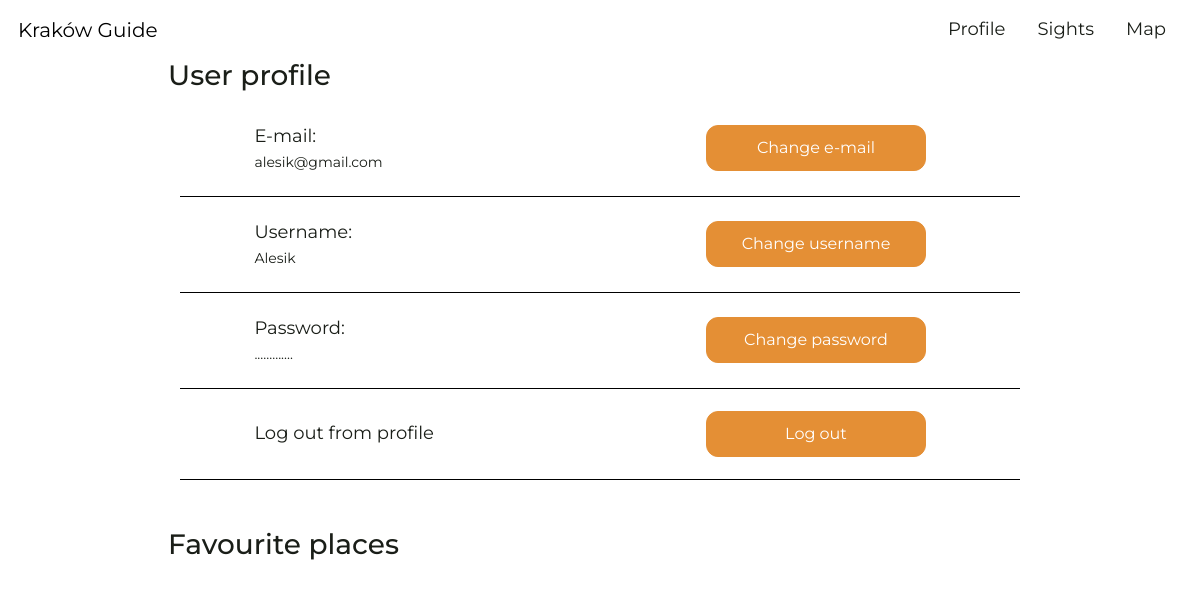
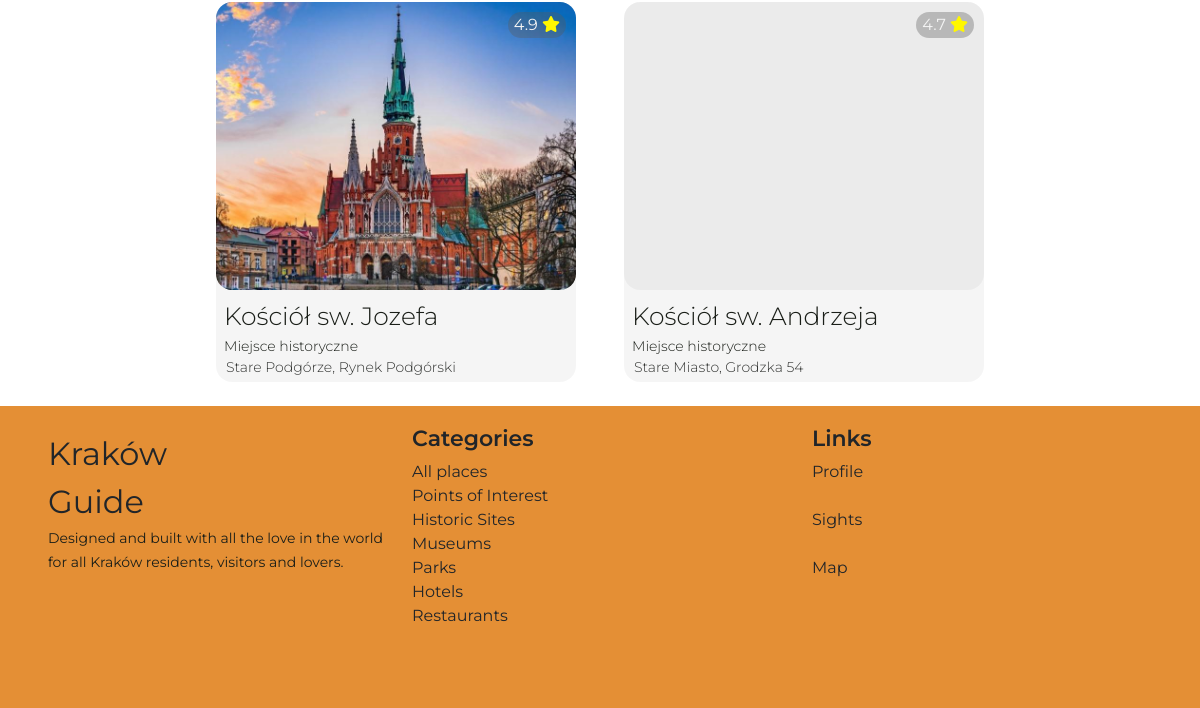
Page /profile (signed in) on the earlier database version (2 pictures, top to bottom).
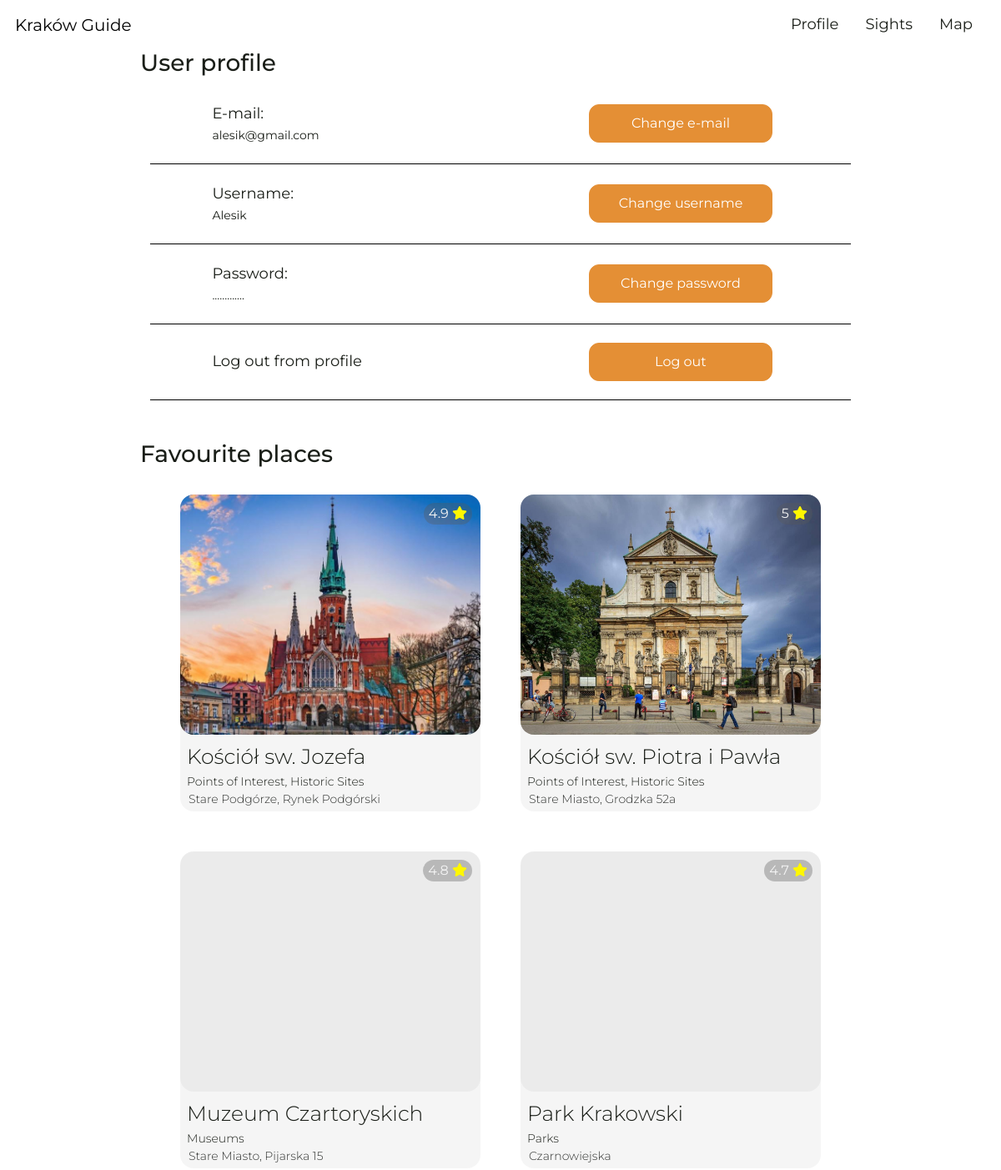
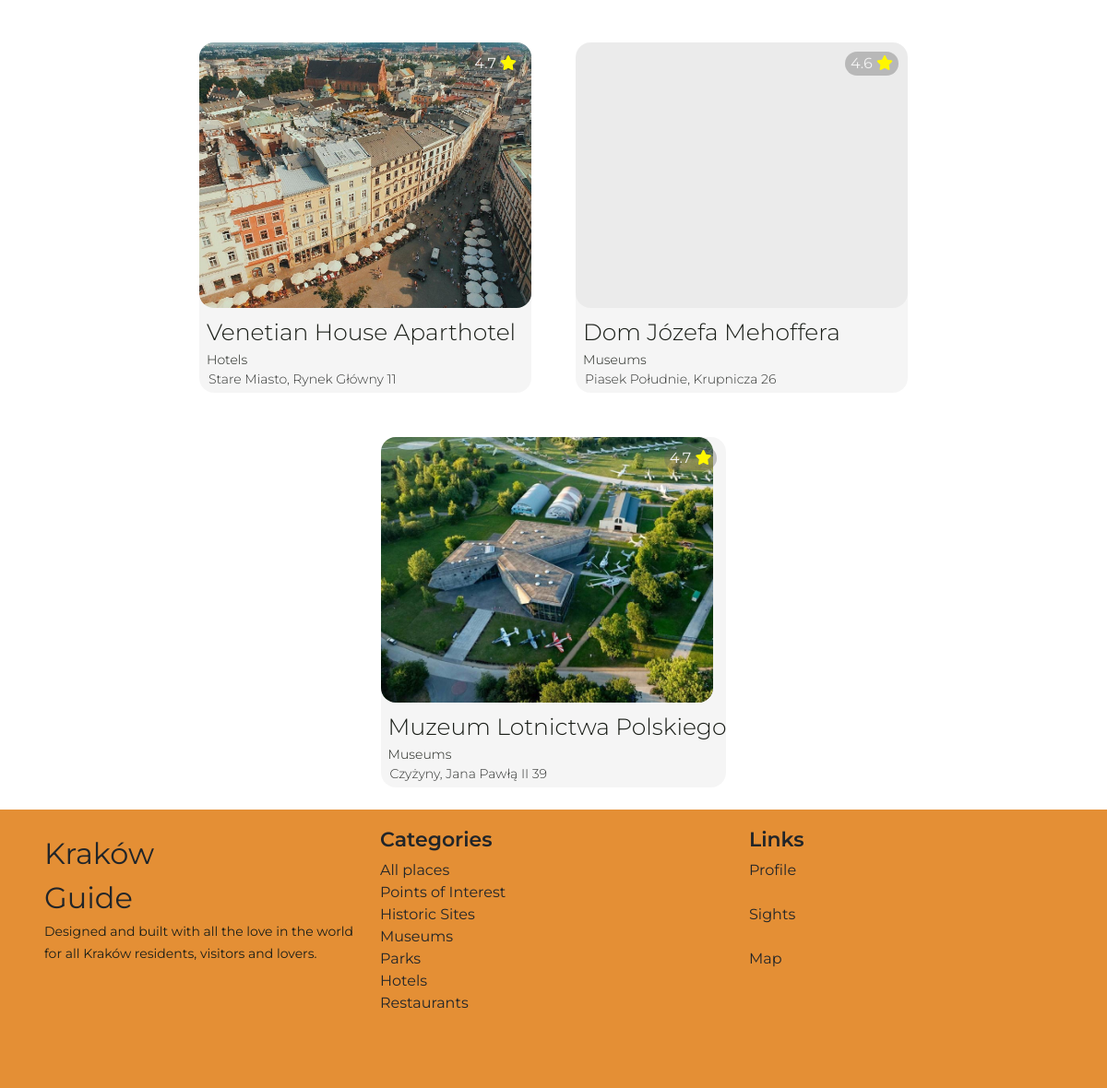
Same page on the later database version (2 pictures, top to bottom).
### tables this page shows
CREATE TABLE users (id INTEGER PRIMARY KEY AUTOINCREMENT NOT NULL, username TEXT NOT NULL, email TEXT NOT NULL, hash TEXT NOT NULL);

CREATE TABLE sights (sight_id INTEGER PRIMARY KEY AUTOINCREMENT NOT NULL, name TEXT NOT NULL, address TEXT, mark NUMERIC, categories TEXT, photos TEXT, description TEXT);

### app.py (the view)
@app.route("/profile")
@login_required
def profile():
    user = query_db("SELECT id, username, email FROM users WHERE id = ?", (session["user_id"],))
    if user == []:
        return apology("Looks like you don't have permission", 400)
    favourites = query_db("SELECT sight_id FROM favourites WHERE user_id = ?",
                 (session["user_id"],))
    list = []
    if favourites == []:
        sights = []
    else:
        for favourite in favourites:
            list.append(int(favourite[0]))
    sights = query_db("SELECT * FROM sights WHERE sight_id IN (SELECT sight_id FROM favourites WHERE user_id = ?)",
             (session["user_id"],))
    return render_template("profile.html", user=user[0], sights=sights, favourites=list)

### app.py (called while the page is built)
def get_db():
    db = getattr(g, '_database', None)
    if db is None:
        db = g._database = sqlite3.connect(DATABASE)
    return db

@app.teardown_appcontext
def close_connection(exception):
    db = getattr(g, '_database', None)
    if db is not None:
        db.close()

def query_db(query, args=(), one=False):
    cur = get_db().execute(query, args)
    rv = cur.fetchall()
    cur.close()
    return (rv[0] if rv else None) if one else rv

@app.after_request
def after_request(response):
    response.headers["Cache-Control"] = "no-cache, no-store, must-revalidate"
    response.headers["Expires"] = 0
    response.headers["Pragma"] = "no-cache"
    return response

### helpers.py (called while the page is built)
def login_required(f):
    @wraps(f)
    def decorated_function(*args, **kwargs):
        if session.get("user_id") is None:
            return redirect("/login")
        return f(*args, **kwargs)
    return decorated_function

### templates/profile.html (shortened to what this page needs)
{% extends "layout.html" %}
{% block main %}
    <section class="profile">
        <h3>User profile</h3>
        <div class="profile_line container-xl">
            <div class="row">
                <div class="col-sm-6 col">
                    <p>E-mail:</p>
                    <span>{{ user[2] }}</span>
                </div>
                <div class="col-sm-6 mt-3 mt-md-0">
                    <button class="btn" data-bs-toggle="modal" data-bs-target="#emailChangeModal">Change e-mail</button>
                </div>
            </div>
        </div>
        <div class="profile_line container-xl">
            <div class="row">
                <div class="col-sm-6 col">
                    <p>Username:</p>
                    <span>{{ user[1] }}</span>
                </div>
                <div class="col-sm-6 mt-3 mt-md-0">
                    <button class="btn" data-bs-toggle="modal" data-bs-target="#usernameChangeModal">Change username</button>
                </div>
            </div>
        </div>
        <div class="profile_line container-lg">
            <div class="row">
                <div class="col-sm-6 col">
                    <div>
                        <p>Password:</p>
                        <span>.............</span>
                    </div>
                </div>
                <div class="col-sm-6 mt-3 mt-md-0">
                    <button class="btn" data-bs-toggle="modal" data-bs-target="#passwordChangeModal">Change password</button>
                </div>
            </div>
        </div>
        <div class="profile_line container-md">
            <div class="row">
                <div class="col-sm-6 col">
                    <p>Log out from profile</p>
                </div>
                <div class="col-sm-6 mt-3 mt-md-0">
                    <form action="/logout" method="get">
                        <button class="btn" type="submit" autocomplete="off">Log out</button>
                    </form>
                </div>
            </div>
        </div>
    </section>
    <section class="pt-5">
        <h3 class="profile-favourites">
            Favourite places
        </h3>
        <div class="container-fluid">
            <div class="row row-cols-auto justify-content-center">
                {% for sight in sights%}
                <div class="card p-0 m-4">
                    <div class="card_image" style="background-image: url('./static/sights/{{ sight[0] }}.jpg');"></div>
                    <div class="card_name ps-2 pt-2">{{ sight[1] }}</div>
                    <a href="/card/{{ sight[0] }}" class="stretched-button stretched-link ps-2" type="submit">{{ sight[4] }}</a>
                    <p class="location">{{ sight[2] }}</p>
                    <form action="/favourite" method="post">
                        <button class="stretched-link favourite" type="submit" autocomplete="off" >
                            {{ sight[3] }}
                            {% if sight[0] in favourites %}
                            <i class="fa-solid fa-star favourited"></i>
                            {% else %}
                            <i class="fa-solid fa-star"></i>
                            {% endif %}
                        </button>
                    </form>
                </div>
                {% endfor %}
            </div>
        </div>
    </section>
{% endblock %}

### templates/layout.html (shortened to what this page needs)
<!DOCTYPE html>
<html lang="en">
    <head>
        <link href="https://cdn.jsdelivr.net/npm/bootstrap@5.3.3/dist/css/bootstrap.min.css" rel="stylesheet">
        <link href="/static/styles.css" rel="stylesheet">
    </head>
    <body>
        <nav id="navbar-brand" class="navbar navbar-expand-md navbar-light sticky-top py-2">
            <div class="container-fluid p-0">
                <a class="navbar-brand" href="/">Kraków Guide</a>
                <div class="collapse navbar-collapse justify-content-end" id="navbar">
                    <ul class="navbar-nav">
                        {% if session["user_id"] %}
                        <li class="nav-item"><a class="nav-link px-3" href="/profile">Profile</a></li>
                        {% endif %}
                        <li class="nav-item"><a class="nav-link px-3" href="{{ url_for('category', name='all-places') }}">Sights</a></li>
                        <li class="nav-item"><a class="nav-link px-3" id="map-link" disabled href="#" tabindex="-1" aria-disabled="true">Map</a></li>
                    </ul>
                </div>
            </div>
        </nav>
        <main class="container-fluid m-auto text-center">
            {% block main %}{% endblock %}
        </main>
        <footer class="container-fluid">
            <div class="row">
                <div class="col-12 col-md-4 title-footer ps-sm-1 ps-xl-5 pt-md-4 pt-2">
                    <a href="/">Kraków<br>Guide</a>
                    <br>
                    <span>Designed and built with all the love in the world for all Kraków residents, visitors and lovers.</span>
                </div>
                <div class="col-12 col-sm-6 col-md-4 pt-3 categories-footer">
                    <p>Categories</p>
                    <a href="{{ url_for('category', name='all-places') }}" class="category-link">All places</a><br>
                    <a href="{{ url_for('category', name='points-of-interest') }}" class="category-link">Points of Interest</a><br>
                    <a href="{{ url_for('category', name='historic-sites') }}" class="category-link">Historic Sites</a><br>
                    <a href="{{ url_for('category', name='museums') }}" class="category-link">Museums</a><br>
                    <a href="{{ url_for('category', name='parks') }}" class="category-link">Parks</a><br>
                    <a href="{{ url_for('category', name='hotels') }}" class="category-link">Hotels</a><br>
                    <a href="{{ url_for('category', name='restaurants') }}" class="category-link">Restaurants</a>
                </div>
                <div class=" col-12 col-sm-6 col-md-4 pt-3 about-footer">
                    <p>Links</p>
                    {% if session["user_id"] %}
                    <a class="nav-link m-0" href="/profile">Profile</a><br>
                    {% endif %}
                    <a class="nav-link m-0" href="#">Sights</a><br>
                    <a class="nav-link m-0" id="disabled" href="#">Map</a><br>
                </div>
            </div>
        </footer>
    </body>
</html>

### static/styles.css (style rules this page uses)
body { font-family: "Montserrat", "Verdana", sans-serif; color: #1A1E18; background-color: #FFFFFF; }
main { padding: 0 1.5dvw; }
h3 { text-align: start; }
.btn { color: #FFFFFF; background-color: #E48F35; border-color: #E48F35; }
#map-link { pointer-events: none; }
#navbar-brand { padding: 0 1.5dvw; background-color: #FFFFFF; }
#navbar { margin-left: 23.5%; }
#navbar .nav-link { font-size: 18px; color: #1A1E18; cursor: pointer; }
.card { height: 380px; text-align: left; color: #1A1E18; background-color: rgba(0, 0, 0, 0.04); border: none; border-radius: 16px; }
.card p { position: relative; margin: 0 0 0 10px; font-size: 14px; font-weight: 300; color: #323432; }
.card .stretched-button { font-size: 14px; font-weight: 300; text-decoration: none; color: #1A1E18; border: none; }
.card .card_image { max-width: 88dvw; width: 360px; height: 288px; background-color: inherit; background-size: contain; background-repeat: no-repeat; border-radius: 16px; }
.card .card_name { font-size: 25px; font-weight: 300; }
.favourite { position: absolute; top: 10px; right: 10px; color: #F4F4F4; background-color: rgba(90, 89, 89, 0.35); border: none; border-radius: 16px; }
.favourite .fa-solid.fa-star { color: #F4F4F4; }
.favourite .fa-solid.fa-star.favourited { color: #FFF700; }
.profile-favourites { margin-left: 13dvw; }
.profile { min-width: 300px; margin: auto; }
.profile h3 { margin-left: 13dvw; }
.profile .profile_line { width: 70dvw; padding: 22px 0; border-bottom: 1px solid black; }
.profile .profile_line p { margin-bottom: 0; font-size: 18px; }
.profile .profile_line span { font-size: 14px; }
.profile .profile_line .row { align-items: center; }
.profile .profile_line .col { padding-left: 10%; text-align: start; }
.profile .profile_line .btn { width: 220px; height: 46px; border-radius: 12px; }
footer { padding-bottom: 80px; background-color: #E48F35; }
footer a, footer a.nav-link, footer a.category-link { text-decoration: none; color: #212529; }
footer p { margin-bottom: 5px; font-size: 22px; font-weight: 600; color: #212529; }
footer span { font-size: 14px; }
.title-footer a { display: inline-block; font-size: 32px; text-decoration: none; }

Differences in the rows shown:
no longer on this page (row edited): sights: name "Kościół sw. Andrzeja", categories "Miejsce historyczne", address "Stare Miasto, Grodzka 54", mark "4.7"
changed sights "Kościół sw. Jozefa": categories "Miejsce historyczne" → "Points of Interest, Historic Sites"
now on this page (row edited): sights: shows a picture, name "Kościół sw. Piotra i Pawła", categories "Points of Interest, Historic Sites", address "Stare Miasto, Grodzka 52a", mark "5"
added sights: name "Muzeum Czartoryskich", categories "Museums", address "Stare Miasto, Pijarska 15", mark "4.8"
added sights: name "Park Krakowski", categories "Parks", address "Czarnowiejska", mark "4.7"
added sights: shows a picture, name "Venetian House Aparthotel", categories "Hotels", address "Stare Miasto, Rynek Główny 11", mark "4.7"
added sights: name "Dom Józefa Mehoffera", categories "Museums", address "Piasek Południe, Krupnicza 26", mark "4.6"
added sights: shows a picture, name "Muzeum Lotnictwa Polskiego", categories "Museums", address "Czyżyny, Jana Pawłą II 39", mark "4.7"
